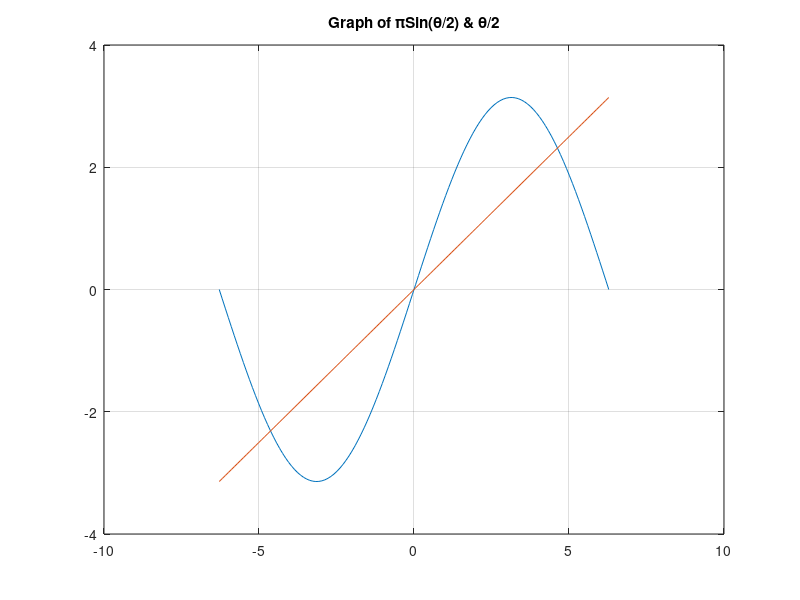
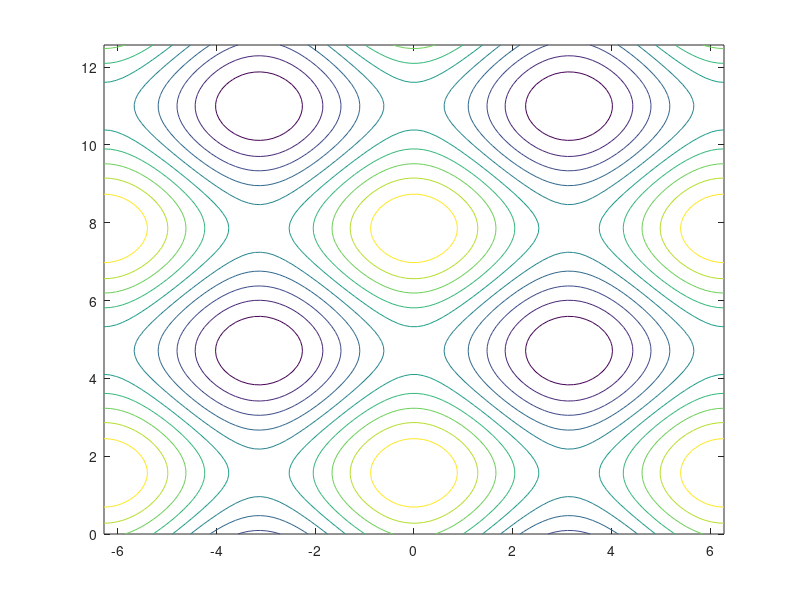
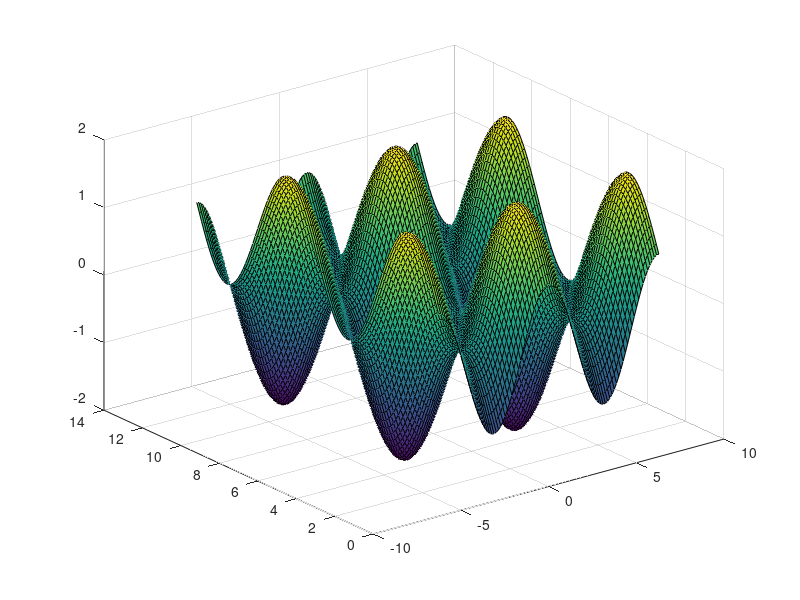

MATLAB code to generate these figures, in order: (Note: this script raises an error after producing the figures.)
%Roshan Jaiswal-Ferri
%Section - 03
%Aero 300 Pre Lab 2 - Advance Data Loading and Plotting: 4/9/24

%%

close all;      %Clears all
clear all;      %Clears Workspace
clc;            %Clears Command Window

%% PART 1: plot()

o = -2*pi; %Setting bounds to variables
p = 2*pi;

theta = linspace(o,p,130); %Creating vector with bounds and stepping

y = pi*sin(theta/2); %Example Function

g = theta/2; %Other Example function

figure; %Creating a figure with overlayed functions using plot
plot(theta, y)
hold on
plot(theta, g) %using the plot command to create two overlaying lines on single figure
grid on;
title('Graph of πSin(θ/2) & θ/2')

%% PART 2: contour()

figure;
x = linspace(-2*pi,2*pi);
y = linspace(0,4*pi);
[X,Y] = meshgrid(x,y);
Z = sin(Y)+cos(X);
contour(X,Y,Z) %the contour function creates a topographic map based on x y coordinates with height z

%% PART 3: surf()

figure;
surf(X,Y,Z) %using the same variables used for the contour command, surf creates an actual 3d graph of x y z data

%% Part 4: streamline()

%load wind
%[startX,startY,startZ] = meshgrid(80,20:10:50,0:5:15);

figure
streamline(X,Y,Z,U,V,W,startX,startY,startZ)